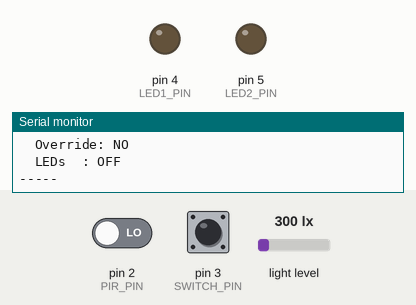
This sketch was run on a simulated Arduino Uno, built with avr-gcc and run on an emulated ATmega328P. Parts: output pins drawn as LEDs (lit = HIGH), the last lines printed to the serial monitor. Inputs (shaded band) come from the test bench; at power-on: pin 3 (SWITCH_PIN) HIGH, pin 2 (PIR_PIN) LOW, light level 300 lx.

Above: at 3.2 s.
3.3 s: pin 3 (SWITCH_PIN) pulled LOW for 0.15 s
At 4.8 s:
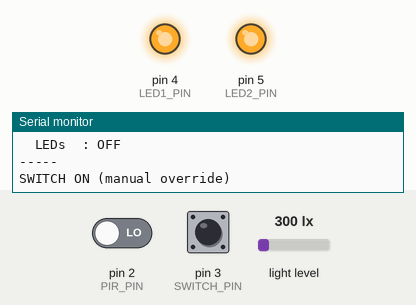
7.6 s: pin 3 (SWITCH_PIN) pulled LOW for 1 s
At 9.8 s:
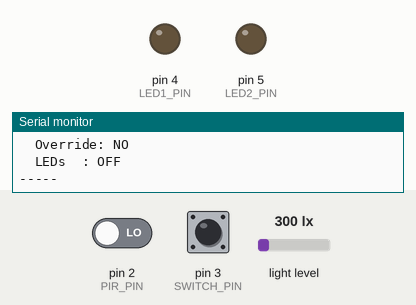
10.1 s: pin 2 (PIR_PIN) driven HIGH
11.6 s: light level set to 47 lx
At 13.0 s:
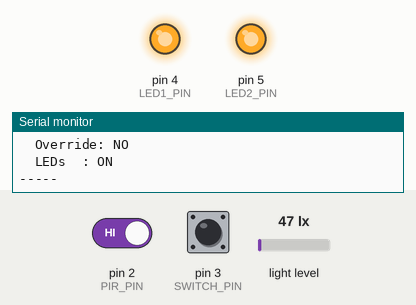
16.8 s: light level set to 55 lx
At 17.6 s:
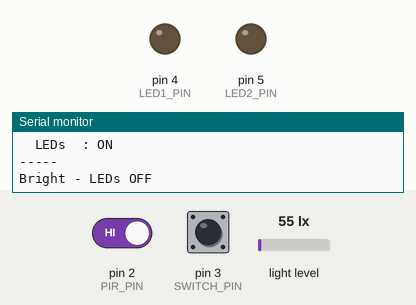
Timing chart, 0 to 19.3 s (numbered marks = the images above; inputs shaded):
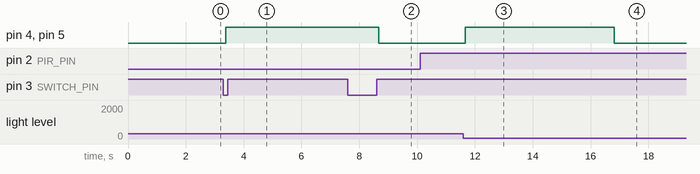

The sketch:

code.ino
```cpp
#include <Wire.h>
#include <BH1750.h>

BH1750 lightMeter;

#define PIR_PIN        2
#define SWITCH_PIN     3
#define LED1_PIN       4
#define LED2_PIN       5
#define DARK_THRESHOLD 50.0
#define MIN_ON_TIME    3000

bool ledsOn         = false;
bool switchOverride = false;
int pirState        = LOW;
float currentLux    = 0;
unsigned long lastStatusTime = 0;
unsigned long ledsOnTime     = 0;

volatile bool pirTriggered    = false;
volatile bool switchTriggered = false;

void pirISR() {
  if (digitalRead(PIR_PIN) == HIGH) {
    pirTriggered = true;
  }
}

void switchISR() {
  static unsigned long lastTime = 0;
  unsigned long now = millis();
  if (now - lastTime > 300) {
    lastTime = now;
    switchTriggered = true;
  }
}

void setLEDs(bool state) {
  ledsOn = state;
  digitalWrite(LED1_PIN, state ? HIGH : LOW);
  digitalWrite(LED2_PIN, state ? HIGH : LOW);
}

void handleSwitch() {
  if (!switchTriggered) return;
  switchTriggered = false;
  bool isOn = digitalRead(SWITCH_PIN) == LOW;
  switchOverride = isOn;
  setLEDs(isOn);
  Serial.println(isOn ? "SWITCH ON (manual override)"
: "SWITCH OFF");
}

void handlePIR() {
  if (switchOverride) {
    pirTriggered = false;
    return;
  }

  if (pirTriggered) {
    pirTriggered = false;
    pirState = HIGH;
    Serial.print("PIR Triggered! Lux: ");
    Serial.println(currentLux);
    if (currentLux < DARK_THRESHOLD) {
      setLEDs(true);
      ledsOnTime = millis();
      Serial.println("Dark + Motion - LEDs ON");
    } else {
      Serial.println("Bright - LEDs stay OFF");
    }
  }

  if (pirState == HIGH && !ledsOn && currentLux < DARK_THRESHOLD) {
    setLEDs(true);
    ledsOnTime = millis();
    Serial.println("Dark again + Motion still - LEDs ON!");
  }

  if (pirState == HIGH && digitalRead(PIR_PIN) == LOW) {
    if (millis() - ledsOnTime > MIN_ON_TIME) {
      pirState = LOW;
      setLEDs(false);
      Serial.println("No Motion - LEDs OFF");
    }
  }
}

void handleLight() {
  if (switchOverride) return;

  if (ledsOn && currentLux >= DARK_THRESHOLD) {
    setLEDs(false);
    Serial.println("Bright - LEDs OFF");
  }
}

void printStatus() {
  if (millis() - lastStatusTime < 3000) return;
  lastStatusTime = millis();
  Serial.println("SYSTEM STATUS");
  Serial.print("  Light : ");
  Serial.print(currentLux);
  Serial.println(currentLux < DARK_THRESHOLD ? " lux -> DARK" : " lux -> BRIGHT");
  Serial.print("  PIR   : ");
  Serial.println(pirState == HIGH ? "Motion" : "No Motion");
  Serial.print("  Switch: ");
  Serial.println(digitalRead(SWITCH_PIN) == LOW ? "RIGHT (ON)" : "LEFT (OFF)");
  Serial.print("  Override: ");
  Serial.println(switchOverride ? "YES" : "NO");
  Serial.print("  LEDs  : ");
  Serial.println(ledsOn ? "ON" : "OFF");
  Serial.println("-----");
}

void setup() {
  Serial.begin(9600);
  Wire.begin();
  lightMeter.begin();

  pinMode(PIR_PIN,    INPUT);
  pinMode(SWITCH_PIN, INPUT_PULLUP);
  pinMode(LED1_PIN,   OUTPUT);
  pinMode(LED2_PIN,   OUTPUT);

  attachInterrupt(digitalPinToInterrupt(PIR_PIN),    pirISR,    CHANGE);
  attachInterrupt(digitalPinToInterrupt(SWITCH_PIN), switchISR, CHANGE);

  Serial.println("System Ready");
  Serial.println("Switch LEFT = OFF | Switch RIGHT = ON");
  delay(2000);
}

void loop() {
  currentLux = lightMeter.readLightLevel();

  handleSwitch();
  handlePIR();
  handleLight();
  printStatus();

  delay(100);
}
```

Measured:
- the behaviour switches between 50 and 51 lx on light level (found by bisection; images 3 and 4)
- after the input at 3.3 s, pin 4 (LED1_PIN), pin 5 (LED2_PIN): LOW → HIGH after 0.08 s
- after the input at 7.6 s, pin 4 (LED1_PIN), pin 5 (LED2_PIN): HIGH → LOW after 1.1 s
- after the input at 11.6 s, pin 4 (LED1_PIN), pin 5 (LED2_PIN): LOW → HIGH after 0.06 s
- after the input at 16.8 s, pin 4 (LED1_PIN), pin 5 (LED2_PIN): HIGH → LOW at once
